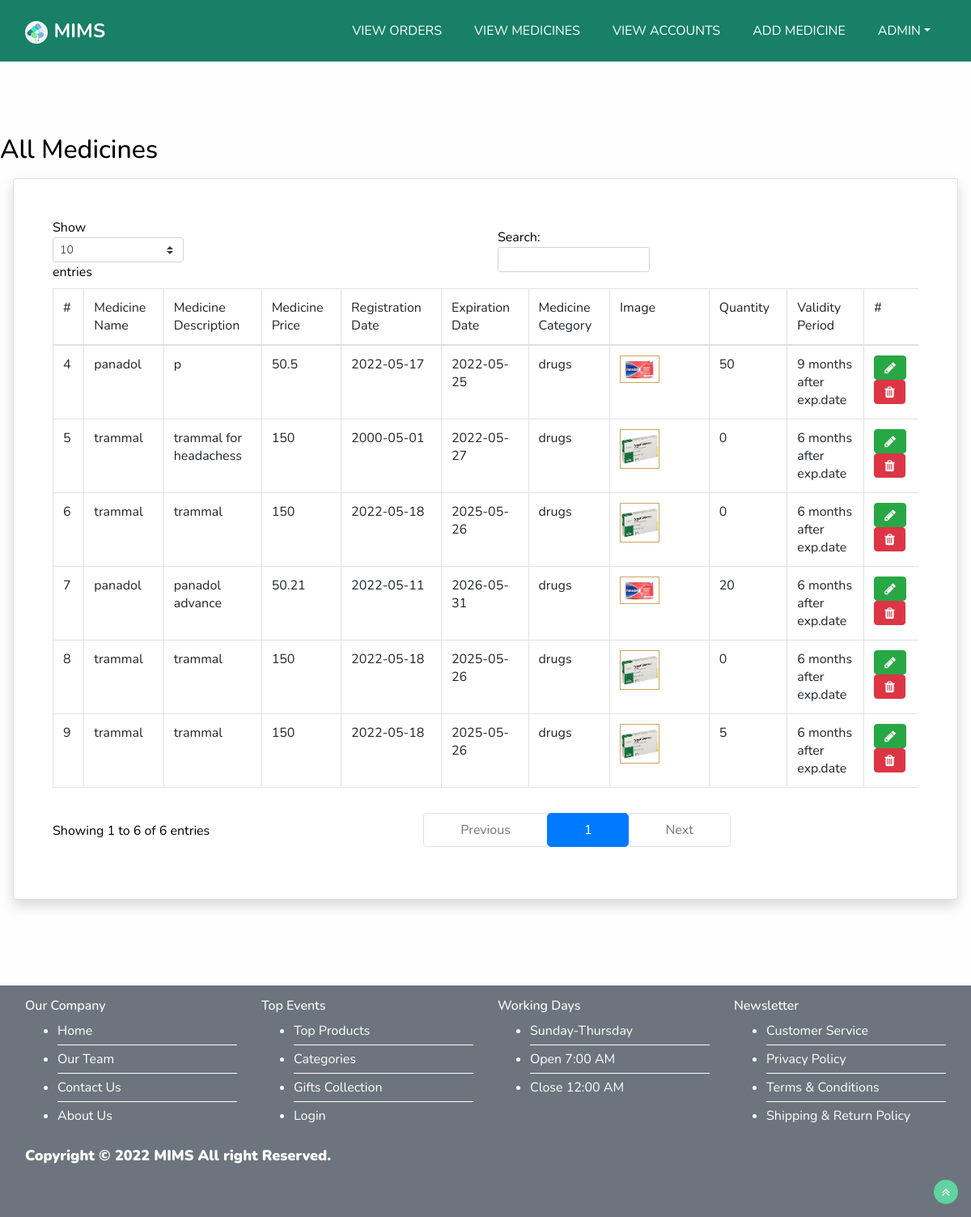
Page /viewmedicines.php (signed in) on the committed database.
### tables this page shows
CREATE TABLE `medicine` (
  `idmedicine` int NOT NULL AUTO_INCREMENT,
  `name` varchar(450) DEFAULT NULL,
  `description` varchar(450) DEFAULT NULL,
  `price` varchar(45) DEFAULT NULL,
  `regdate` varchar(45) DEFAULT NULL,
  `expdate` varchar(45) DEFAULT NULL,
  `category` varchar(450) DEFAULT NULL,
  `image` varchar(450) DEFAULT NULL,
  `quantity` varchar(45) DEFAULT NULL,
  `validity_period` varchar(450) DEFAULT NULL,
  `idusers` varchar(45) DEFAULT NULL,
  PRIMARY KEY (`idmedicine`)
);

### viewmedicines.php (the view, shortened to what this page needs)
<?php
include('deletemedicine.php');
if($_SESSION['usertype'] == 'admin'){
    $query = "SELECT * FROM medicine";
}
else if($_SESSION['usertype'] == 'pharmacie'){
    $query = "SELECT * FROM medicine WHERE idusers = '".$_SESSION['userid']."'";
}
$result = mysqli_query($con, $query);
?>
<!DOCTYPE html>
<html>
<head>
  <link rel="stylesheet" type="text/css"
    href="css/owl.carousel.min.css" />
  <link rel="stylesheet" href="css/font-awesome.min.css">
  <link rel="stylesheet" type="text/css" href="css-1/bootstrap.css" />
  <link href="css-1/style.css" rel="stylesheet" />
  <link href="css-1/responsive.css" rel="stylesheet" />
</head>
<body class="sub_page">
    <?php
        if($_SESSION['usertype'] == 'admin'){
            include('adminnavbar.php');
        }
    ?>
    <section class="about_section layout_padding">
        <div class="">
            <div class="custom_heading-container ">
                <h2>
                    All Medicines
                </h2>
            </div>
            <div class="detail-box card shadow p-5 m-3">
                <div class="table-responsive d-flex justify-content-center">
                    <table class="table table-bordered tableexample">
                        <thead>
                            <tr>
                                <td>#</td>
                                <td>Medicine Name</td>
                                <td>Medicine Description</td>
                                <td>Medicine Price</td>
                                <td>Registration Date</td>
                                <td>Expiration Date</td>
                                <td>Medicine Category</td>
                                <td>Image</td>
                                <td>Quantity</td>
                                <td>Validity Period</td>
                                <td>#</td>
                            </tr>
                        </thead>
                        <tbody>
                            <?php
                            while ($row = mysqli_fetch_array($result)) {
                            ?>
                                <tr>
                                    <td><?php echo $row['idmedicine'] ?></td>
                                    <td><?php echo $row['name'] ?></td>
                                    <td><?php echo $row['description'] ?></td>
                                    <td><?php echo $row['price'] ?></td>
                                    <td><?php echo $row['regdate'] ?></td>
                                    <td><?php echo $row['expdate'] ?></td>
                                    <td><?php echo $row['category'] ?></td>
                                    <td><img src=<?php echo "./uploads/" . $row['image'] ?> alt="" style="width: 50%; border: 1px solid #cda45e;"></td>
                                    <td><?php echo $row['quantity'] ?></td>
                                    <td><?php echo $row['validity_period'] ?></td>
                                   <?php
                                        echo '<td>
                                        <button type="button" class="btn btn-success editbtn0"> <i class="fa fa-pencil" aria-hidden="true"></i> </button>
                                        <button type="button" class="btn btn-danger deletemedicinebtn"> <i class="fa fa-trash" aria-hidden="true"></i> </button>
                                            </td>';
                                    ?>
                                </tr>
                            <?php } ?>
                        </tbody>
                    </table>
                </div>
            </div>
        </div>
    </section>
    <?php include('footer.php'); ?>
</body>
</html>

### css-1/style.css (style rules this page uses)
body { font-family: 'Nunito', sans-serif; color: #000000; background-color: #fefefe; overflow-x: hidden; height: 100%; }
.layout_padding { padding: 90px 0; }
.btn, .btn:focus { outline: none !important; -webkit-box-shadow: none; box-shadow: none; }

### viewmedicines.php (style rules this page uses)
.detail-box { min-width: 50%; }
.table-responsive { width: 100% !important; }

### rows in the picture
medicine: idmedicine "5", name "trammal", description "trammal for headachess", price "150", regdate "2000-05-01", expdate "2022-05-27", category "drugs", image (picture), quantity "0", validity_period "6 months after exp.date"
medicine: idmedicine "4", name "panadol", description "p", price "50.5", regdate "2022-05-17", expdate "2022-05-25", category "drugs", image (picture), quantity "50", validity_period "9 months after exp.date"
medicine: idmedicine "6", name "trammal", description "trammal", price "150", regdate "2022-05-18", expdate "2025-05-26", category "drugs", image (picture), quantity "0", validity_period "6 months after exp.date"
medicine: idmedicine "7", name "panadol", description "panadol advance", price "50.21", regdate "2022-05-11", expdate "2026-05-31", category "drugs", image (picture), quantity "20", validity_period "6 months after exp.date"
medicine: idmedicine "8", name "trammal", description "trammal", price "150", regdate "2022-05-18", expdate "2025-05-26", category "drugs", image (picture), quantity "0", validity_period "6 months after exp.date"
medicine: idmedicine "9", name "trammal", description "trammal", price "150", regdate "2022-05-18", expdate "2025-05-26", category "drugs", image (picture), quantity "5", validity_period "6 months after exp.date"

### other values in the picture
$_SESSION['username'] "ADMIN"
